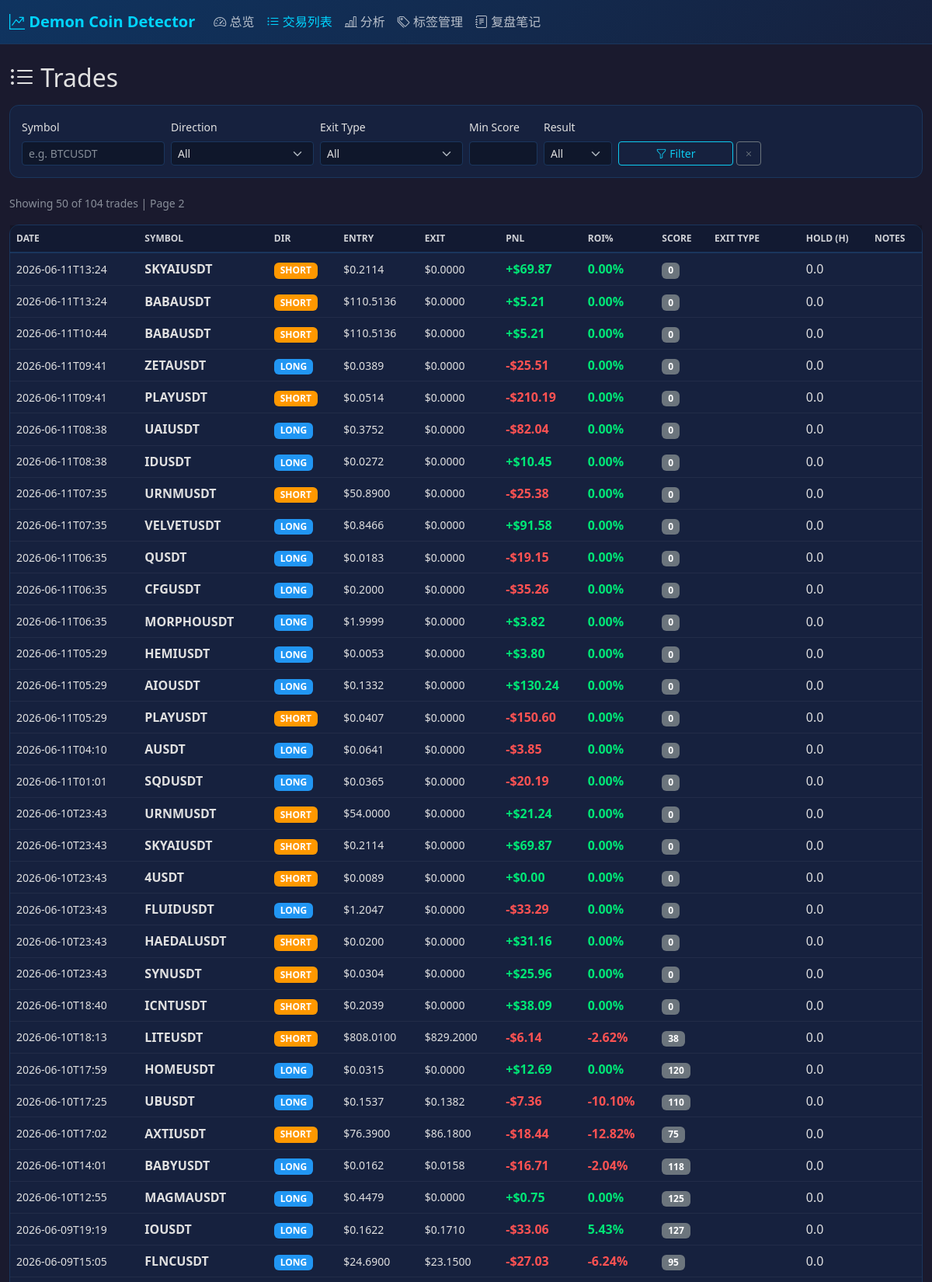
The app's page /trades?page=2&symbol=&direction=&exit_type=&result= (upper part) with its own data.
### tables this page shows
CREATE TABLE trades (
        id INTEGER PRIMARY KEY AUTOINCREMENT,
        trade_id TEXT UNIQUE,
        symbol TEXT NOT NULL,
        direction TEXT NOT NULL,
        strategy_version TEXT DEFAULT '',
        leverage INTEGER DEFAULT 10,
        margin_usd REAL DEFAULT 0,
        notional_usd REAL DEFAULT 0,
        entry_price REAL DEFAULT 0,
        exit_price REAL DEFAULT 0,
        quantity REAL DEFAULT 0,
        entry_time TEXT,
        exit_time TEXT,
        status TEXT DEFAULT 'open',
        total_score REAL DEFAULT 0,
        data_coverage_score REAL DEFAULT 0,
        professional_score REAL DEFAULT 0,
        market_quality_score REAL DEFAULT 0,
        entry_timing_score REAL DEFAULT 0,
        funding_flow_score REAL DEFAULT 0,
        execution_risk_score REAL DEFAULT 0,
        resonance_count INTEGER DEFAULT 0,
        candidate_source TEXT DEFAULT '',
        entry_reasons TEXT DEFAULT '[]',
        factors TEXT DEFAULT '{}',
        estimated_ev REAL DEFAULT 0,
        estimated_win_rate REAL DEFAULT 0,
        estimated_rr REAL DEFAULT 0,
        position_scale REAL DEFAULT 1.0,
        factor_attribution TEXT DEFAULT '',
        pnl_usd REAL DEFAULT 0,
        pnl_pct REAL DEFAULT 0,
        exit_type TEXT DEFAULT '',
        hold_hours REAL DEFAULT 0,
        peak_pnl_pct REAL DEFAULT 0,
        loss_tags TEXT DEFAULT '[]',
        loss_tag_labels TEXT DEFAULT '[]',
        win INTEGER DEFAULT 0,
        created_at TEXT DEFAULT (datetime('now')),
        updated_at TEXT DEFAULT (datetime('now'))
    );

### app.py (the view)
@app.route("/trades")
def trades():
    db = get_db()
    try:
        where = ["1=1"]
        params = []
        sym = request.args.get("symbol", "")
        if sym: where.append("symbol LIKE ?"); params.append(f"%{sym}%")
        direction = request.args.get("direction", "")
        if direction: where.append("direction=?"); params.append(direction)
        exit_type = request.args.get("exit_type", "")
        if exit_type: where.append("exit_type=?"); params.append(exit_type)
        min_score = request.args.get("min_score", type=float)
        if min_score: where.append("total_score>=?"); params.append(min_score)
        result = request.args.get("result", "")
        if result == "win": where.append("win=1")
        elif result == "loss": where.append("win=0 AND status='closed'")
        page = request.args.get("page", 1, type=int)
        per_page = 50
        offset = (page - 1) * per_page
        total = db.execute(f"SELECT COUNT(*) as c FROM trades WHERE {' AND '.join(where)}", params).fetchone()["c"]
        rows = db.execute(f"""SELECT id, trade_id, symbol, direction, entry_price, exit_price,
            pnl_usd, pnl_pct, total_score, exit_type, hold_hours, win, entry_time, exit_time,
            loss_tags, leverage, margin_usd FROM trades WHERE {' AND '.join(where)}
            ORDER BY entry_time DESC LIMIT ? OFFSET ?""", params + [per_page, offset]).fetchall()
        ref_counts = {}
        for r in rows:
            cnt = db.execute("SELECT COUNT(*) as c FROM reflections WHERE trade_id=?", (r["id"],)).fetchone()["c"]
            ref_counts[r["id"]] = cnt
        filters = {"symbol": sym, "direction": direction, "exit_type": exit_type, "result": result}
        return render_template("trades.html", trades=rows2dicts(rows), ref_counts=ref_counts,
            page=page, per_page=per_page, total=total, request=request, filters=filters)
    finally:
        db.close()

### app.py (called while the page is built)
def rows2dicts(rows):
    return [dict(r) for r in rows]

### database.py (called while the page is built)
def get_db():
    conn = sqlite3.connect(DB_PATH)
    conn.row_factory = sqlite3.Row
    conn.execute("PRAGMA journal_mode=WAL")
    conn.execute("PRAGMA foreign_keys=ON")
    return conn

### templates/trades.html (shortened to what this page needs)
{% extends "base.html" %}
{% block content %}
<h2 class="mb-3"><i class="bi bi-list-ul"></i> Trades</h2>
<div class="filter-section">
    <form method="GET" action="/trades" class="row g-2 align-items-end">
        <div class="col-md-2">
            <label class="form-label small">Symbol</label>
            <input type="text" class="form-control form-control-sm" name="symbol" value="{{ filters.symbol|default('') }}" placeholder="e.g. BTCUSDT">
        </div>
        <div class="col-md-2">
            <label class="form-label small">Direction</label>
            <select class="form-select form-select-sm" name="direction">
                <option value="">All</option>
            </select>
        </div>
        <div class="col-md-2">
            <label class="form-label small">Exit Type</label>
            <select class="form-select form-select-sm" name="exit_type">
                <option value="">All</option>
            </select>
        </div>
        <div class="col-md-1">
            <label class="form-label small">Min Score</label>
            <input type="number" class="form-control form-control-sm" name="min_score" value="{{ filters.min_score|default('') }}" step="1">
        </div>
        <div class="col-md-1">
            <label class="form-label small">Result</label>
            <select class="form-select form-select-sm" name="result">
                <option value="">All</option>
            </select>
        </div>
        <div class="col-md-2 d-flex gap-1">
            <button type="submit" class="btn btn-sm btn-outline-info flex-grow-1"><i class="bi bi-funnel"></i> Filter</button>
            <a href="/trades" class="btn btn-sm btn-outline-secondary"><i class="bi bi-x"></i></a>
        </div>
    </form>
</div>
<div class="mb-3">
    <small class="text-muted">Showing {{ trades|default([])|length }} of {{ total|default(0) }} trades | Page {{ page|default(1) }}</small>
</div>
<div class="card">
    <div class="table-responsive">
        <table class="table table-hover mb-0">
            <thead>
                <tr>
                    <th>Date</th>
                    <th>Symbol</th>
                    <th>Dir</th>
                    <th>Entry</th>
                    <th>Exit</th>
                    <th>PnL</th>
                    <th>ROI%</th>
                    <th>Score</th>
                    <th>Exit Type</th>
                    <th>Hold (h)</th>
                    <th>Notes</th>
                </tr>
            </thead>
            <tbody>
                {% for t in trades|default([]) %}
                {% set pnl = t.pnl_usd|default(0) %}
                {% set roi = t.pnl_pct|default(0) %}
                <tr style="cursor:pointer" onclick="location.href='/trade/{{ t.id|default(0) }}'">
                    <td class="small">{% set dt = t.entry_time|default('') %}{% if dt %}{{ dt[:16] }}{% else %}-{% endif %}</td>
                    <td><strong>{{ t.symbol|default('') }}</strong></td>
                    <td><span class="badge badge-{{ t.direction|default('')|lower }}">{{ t.direction|default('-') }}</span></td>
                    <td class="small">${{ "%.4f"|format(t.entry_price|default(0)) }}</td>
                    <td class="small">${{ "%.4f"|format(t.exit_price|default(0)) }}</td>
                    <td>
                        <span class="{% if pnl >= 0 %}pnl-positive{% else %}pnl-negative{% endif %} fw-bold">
                            {% if pnl >= 0 %}+${{ "%.2f"|format(pnl) }}{% else %}-${{ "%.2f"|format(pnl|abs) }}{% endif %}
                        </span>
                    </td>
                    <td>
                        <span class="{% if roi >= 0 %}pnl-positive{% else %}pnl-negative{% endif %}">
                            {{ "%.2f"|format(roi) }}%
                        </span>
                    </td>
                    <td>
                        {% if t.total_score is defined and t.total_score is not none %}
                        <span class="badge bg-secondary">{{ "%.0f"|format(t.total_score) }}</span>
                        {% else %}<span class="text-muted">-</span>{% endif %}
                    </td>
                    <td></td>
                    <td>{{ "%.1f"|format(t.hold_hours|default(0)) }}</td>
                    <td>
                        {% set rc = ref_counts.get(t.id, 0) if ref_counts else 0 %}
                    </td>
                </tr>
                {% endfor %}
            </tbody>
        </table>
    </div>
</div>
{% set tp = ((total|default(0) + per_page|default(50) - 1) // per_page|default(50))|int %}
{% endblock %}

### templates/base.html (style rules this page uses)
:root { --bs-body-bg: #1a1a2e; --bs-body-color: #e0e0e0; --accent-primary: #00d4ff; --profit: #00e676; --loss: #ff5252; --card-bg: #16213e; --card-border: #1a365d; }
body { background-color: var(--bs-body-bg); color: var(--bs-body-color); font-family: 'Segoe UI','PingFang SC','Microsoft YaHei',sans-serif; }
.card { background-color: var(--card-bg); border: 1px solid var(--card-border); border-radius: 12px; }
.pnl-positive { color: var(--profit); font-weight: bold; }
.pnl-negative { color: var(--loss); font-weight: bold; }
.table { --bs-table-bg: transparent; --bs-table-hover-bg: rgba(0,212,255,0.05); color: var(--bs-body-color); }
.table th { background-color: rgba(0,0,0,0.2); border-bottom: 2px solid var(--card-border); font-weight: 600; color: rgba(255,255,255,0.8); font-size: 0.75rem; text-transform: uppercase; }
.table td { border-bottom: 1px solid rgba(255,255,255,0.05); vertical-align: middle; }
.filter-section { background-color: var(--card-bg); padding: 15px; border-radius: 12px; margin-bottom: 20px; border: 1px solid var(--card-border); }
.form-control, .form-select { background-color: rgba(0,0,0,0.3); border: 1px solid var(--card-border); color: var(--bs-body-color); }
.badge-long { background-color: #2196f3; color: #fff; }
.badge-short { background-color: #ff9800; color: #fff; }

### records on screen
trades: entry_time "2026-06-11T13:24", symbol "SKYAIUSDT", direction "SHORT", entry_price "0.2114", exit_price "0.0000", pnl_usd "69.87", pnl_pct "0.00", total_score "0", hold_hours "0.0"
trades: entry_time "2026-06-11T13:24", symbol "BABAUSDT", direction "SHORT", entry_price "110.5136", exit_price "0.0000", pnl_usd "5.21", pnl_pct "0.00", total_score "0", hold_hours "0.0"
trades: entry_time "2026-06-11T10:44", symbol "BABAUSDT", direction "SHORT", entry_price "110.5136", exit_price "0.0000", pnl_usd "5.21", pnl_pct "0.00", total_score "0", hold_hours "0.0"
trades: entry_time "2026-06-11T09:41", symbol "ZETAUSDT", direction "LONG", entry_price "0.0389", exit_price "0.0000", pnl_usd "25.51", pnl_pct "0.00", total_score "0", hold_hours "0.0"
trades: entry_time "2026-06-11T09:41", symbol "PLAYUSDT", direction "SHORT", entry_price "0.0514", exit_price "0.0000", pnl_usd "210.19", pnl_pct "0.00", total_score "0", hold_hours "0.0"
trades: entry_time "2026-06-11T08:38", symbol "UAIUSDT", direction "LONG", entry_price "0.3752", exit_price "0.0000", pnl_usd "82.04", pnl_pct "0.00", total_score "0", hold_hours "0.0"
trades: entry_time "2026-06-11T08:38", symbol "IDUSDT", direction "LONG", entry_price "0.0272", exit_price "0.0000", pnl_usd "10.45", pnl_pct "0.00", total_score "0", hold_hours "0.0"
trades: entry_time "2026-06-11T07:35", symbol "URNMUSDT", direction "SHORT", entry_price "50.8900", exit_price "0.0000", pnl_usd "25.38", pnl_pct "0.00", total_score "0", hold_hours "0.0"
trades: entry_time "2026-06-11T07:35", symbol "VELVETUSDT", direction "LONG", entry_price "0.8466", exit_price "0.0000", pnl_usd "91.58", pnl_pct "0.00", total_score "0", hold_hours "0.0"
trades: entry_time "2026-06-11T06:35", symbol "QUSDT", direction "LONG", entry_price "0.0183", exit_price "0.0000", pnl_usd "19.15", pnl_pct "0.00", total_score "0", hold_hours "0.0"
trades: entry_time "2026-06-11T06:35", symbol "CFGUSDT", direction "LONG", entry_price "0.2000", exit_price "0.0000", pnl_usd "35.26", pnl_pct "0.00", total_score "0", hold_hours "0.0"
trades: entry_time "2026-06-11T06:35", symbol "MORPHOUSDT", direction "LONG", entry_price "1.9999", exit_price "0.0000", pnl_usd "3.82", pnl_pct "0.00", total_score "0", hold_hours "0.0"
trades: entry_time "2026-06-11T05:29", symbol "HEMIUSDT", direction "LONG", entry_price "0.0053", exit_price "0.0000", pnl_usd "3.80", pnl_pct "0.00", total_score "0", hold_hours "0.0"
trades: entry_time "2026-06-11T05:29", symbol "AIOUSDT", direction "LONG", entry_price "0.1332", exit_price "0.0000", pnl_usd "130.24", pnl_pct "0.00", total_score "0", hold_hours "0.0"
trades: entry_time "2026-06-11T05:29", symbol "PLAYUSDT", direction "SHORT", entry_price "0.0407", exit_price "0.0000", pnl_usd "150.60", pnl_pct "0.00", total_score "0", hold_hours "0.0"
trades: entry_time "2026-06-11T04:10", symbol "AUSDT", direction "LONG", entry_price "0.0641", exit_price "0.0000", pnl_usd "3.85", pnl_pct "0.00", total_score "0", hold_hours "0.0"
trades: entry_time "2026-06-11T01:01", symbol "SQDUSDT", direction "LONG", entry_price "0.0365", exit_price "0.0000", pnl_usd "20.19", pnl_pct "0.00", total_score "0", hold_hours "0.0"
trades: entry_time "2026-06-10T23:43", symbol "URNMUSDT", direction "SHORT", entry_price "54.0000", exit_price "0.0000", pnl_usd "21.24", pnl_pct "0.00", total_score "0", hold_hours "0.0"
trades: entry_time "2026-06-10T23:43", symbol "SKYAIUSDT", direction "SHORT", entry_price "0.2114", exit_price "0.0000", pnl_usd "69.87", pnl_pct "0.00", total_score "0", hold_hours "0.0"
trades: entry_time "2026-06-10T23:43", symbol "4USDT", direction "SHORT", entry_price "0.0089", exit_price "0.0000", pnl_usd "0.00", pnl_pct "0.00", total_score "0", hold_hours "0.0"
trades: entry_time "2026-06-10T23:43", symbol "FLUIDUSDT", direction "LONG", entry_price "1.2047", exit_price "0.0000", pnl_usd "33.29", pnl_pct "0.00", total_score "0", hold_hours "0.0"
trades: entry_time "2026-06-10T23:43", symbol "HAEDALUSDT", direction "SHORT", entry_price "0.0200", exit_price "0.0000", pnl_usd "31.16", pnl_pct "0.00", total_score "0", hold_hours "0.0"
trades: entry_time "2026-06-10T23:43", symbol "SYNUSDT", direction "SHORT", entry_price "0.0304", exit_price "0.0000", pnl_usd "25.96", pnl_pct "0.00", total_score "0", hold_hours "0.0"
trades: entry_time "2026-06-10T18:40", symbol "ICNTUSDT", direction "SHORT", entry_price "0.2039", exit_price "0.0000", pnl_usd "38.09", pnl_pct "0.00", total_score "0", hold_hours "0.0"
trades: entry_time "2026-06-10T18:13", symbol "LITEUSDT", direction "SHORT", entry_price "808.0100", exit_price "829.2000", pnl_usd "6.14", pnl_pct "-2.62", total_score "38", hold_hours "0.0"
trades: entry_time "2026-06-10T17:59", symbol "HOMEUSDT", direction "LONG", entry_price "0.0315", exit_price "0.0000", pnl_usd "12.69", pnl_pct "0.00", total_score "120", hold_hours "0.0"
trades: entry_time "2026-06-10T17:25", symbol "UBUSDT", direction "LONG", entry_price "0.1537", exit_price "0.1382", pnl_usd "7.36", pnl_pct "-10.10", total_score "110", hold_hours "0.0"
trades: entry_time "2026-06-10T17:02", symbol "AXTIUSDT", direction "SHORT", entry_price "76.3900", exit_price "86.1800", pnl_usd "18.44", pnl_pct "-12.82", total_score "75", hold_hours "0.0"
trades: entry_time "2026-06-10T14:01", symbol "BABYUSDT", direction "LONG", entry_price "0.0162", exit_price "0.0158", pnl_usd "16.71", pnl_pct "-2.04", total_score "118", hold_hours "0.0"
trades: entry_time "2026-06-10T12:55", symbol "MAGMAUSDT", direction "LONG", entry_price "0.4479", exit_price "0.0000", pnl_usd "0.75", pnl_pct "0.00", total_score "125", hold_hours "0.0"
trades: entry_time "2026-06-09T19:19", symbol "IOUSDT", direction "LONG", entry_price "0.1622", exit_price "0.1710", pnl_usd "33.06", pnl_pct "5.43", total_score "127", hold_hours "0.0"
trades: entry_time "2026-06-09T15:05", symbol "FLNCUSDT", direction "LONG", entry_price "24.6900", exit_price "23.1500", pnl_usd "27.03", pnl_pct "-6.24", total_score "95", hold_hours "0.0"

### other values on screen
{{ trades|default([])|length }} "50"
{{ total|default(0) }} "104"
{{ page|default(1) }} "2"
